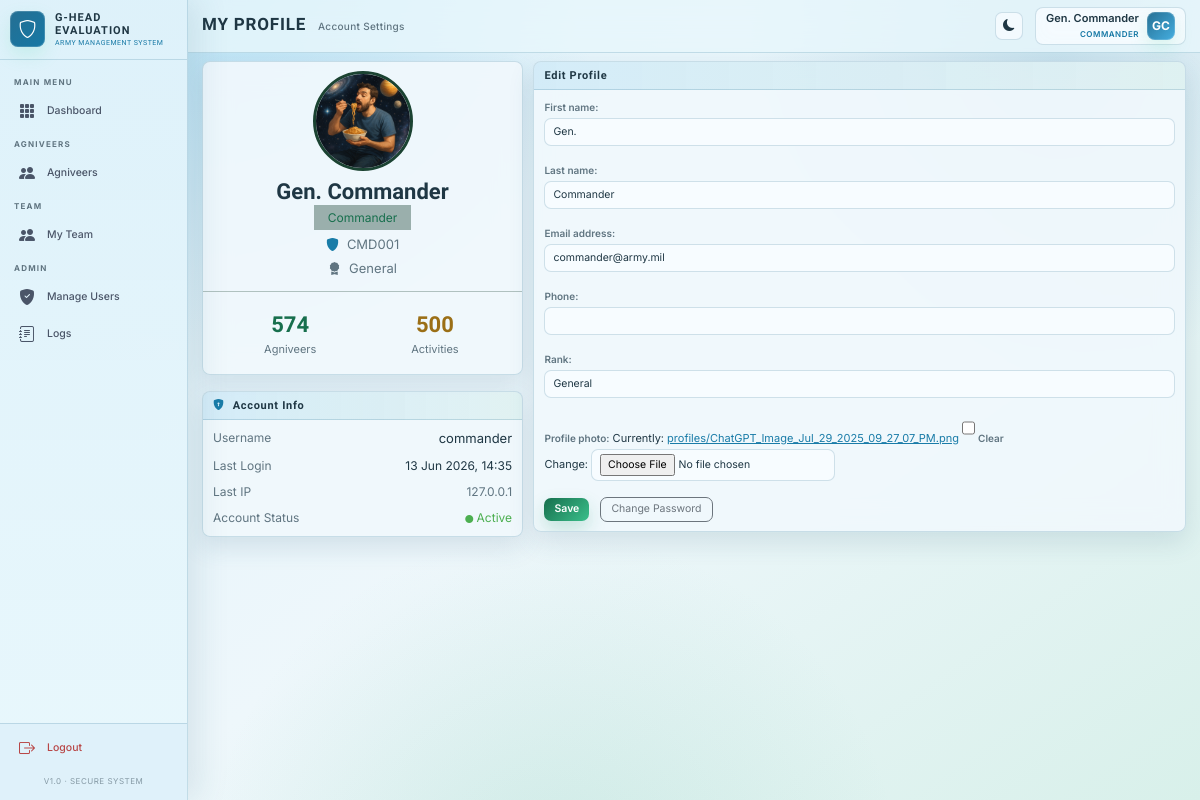
The app's page /accounts/profile/ (signed in), older data.
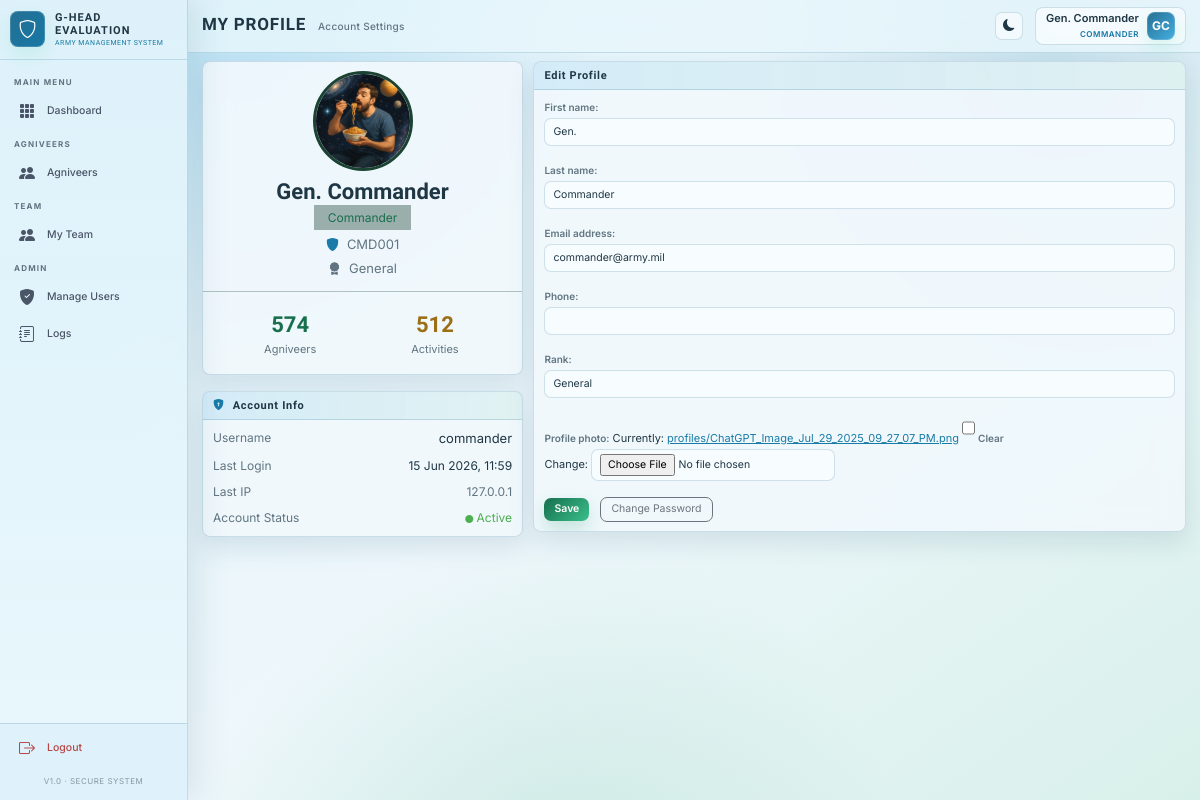
The same page, newer data.
### accounts/models.py (models this page shows, shortened)
class CustomUser(AbstractUser):
    ROLE_COMMANDER = 'commander'
    ROLE_G_HEAD = 'g_head'
    ROLE_DEPT_A = 'dept_a'
    ROLE_DEPT_B = 'dept_b'
    ROLE_DEPT_C = 'dept_c'
    ROLE_DEPT_D = 'dept_d'
    ROLE_TRAINER_NCO = 'trainer_nco'
    ROLE_TRAINER_JCO = 'trainer_jco'
    ROLE_TRAINER_OFFICER = 'trainer_officer'
    ROLE_REGISTRATION = 'registration'
    BATTALION_1TB = '1TB'
    BATTALION_2TB = '2TB'
    BATTALION_STB = 'STB'
    BATTALION_CHOICES = [
        (BATTALION_1TB, '1st Battalion (1TB)'),
        (BATTALION_2TB, '2nd Battalion (2TB)'),
        (BATTALION_STB, 'Special Training Battalion (STB)'),
    ]
    TTS_TRADE_DMV = 'DMV'
    TTS_TRADE_OPEM = 'OPEM'
    TTS_TRADE_OTHER = 'OTHER'
    TTS_TRADE_CHOICES = [
        (TTS_TRADE_DMV, 'DMV'),
        (TTS_TRADE_OPEM, 'OPEM'),
        (TTS_TRADE_OTHER, 'Other Trades'),
    ]
    ROLE_CHOICES = [
        (ROLE_COMMANDER, 'Commander'),
        (ROLE_G_HEAD, 'G Department Head'),
        (ROLE_DEPT_A, 'Battalion'),
        (ROLE_DEPT_B, 'TTS'),
        (ROLE_DEPT_C, 'CS'),
        (ROLE_DEPT_D, 'Clerk'),
        (ROLE_TRAINER_NCO, 'Trainer - NCO'),
        (ROLE_TRAINER_JCO, 'Trainer - JCO'),
        (ROLE_TRAINER_OFFICER, 'Trainer - Officer'),
        (ROLE_REGISTRATION, 'Registration Office'),
    ]
    DEPARTMENT_CHOICES = [
        ('A', 'Battalion'),
        ('B', 'TTS'),
        ('C', 'CS'),
        ('D', 'Clerk'),
    ]
    PLATOON_CHOICES = [
        ('P1', 'P1'),
        ('P2', 'P2'),
        ('P3', 'P3'),
        ('P4', 'P4'),
        ('P5', 'P5'),
        ('P6', 'P6'),
        ('P7', 'P7'),
        ('P8', 'P8'),
        ('P9', 'P9'),
    ]
    COMPANY_CHOICES = [
        ('Company A', 'Company A'),
        ('Company B', 'Company B'),
        ('Company C', 'Company C'),
        ('Company D', 'Company D'),
        ('Company E', 'Company E'),
        ('Company F', 'Company F'),
        ('Company G', 'Company G'),
        ('Company H', 'Company H'),
        ('Company I', 'Company I'),
    ]
    role = models.CharField(max_length=20, choices=ROLE_CHOICES, default=ROLE_TRAINER_NCO)
    department = models.CharField(max_length=1, choices=DEPARTMENT_CHOICES, blank=True, null=True)
    battalion_unit = models.CharField(max_length=10, choices=BATTALION_CHOICES, blank=True, null=True)
    tts_trade = models.CharField(max_length=10, choices=TTS_TRADE_CHOICES, blank=True, null=True)
    company = models.CharField(max_length=20, choices=COMPANY_CHOICES, blank=True, null=True)
    platoon = models.CharField(max_length=10, choices=PLATOON_CHOICES, blank=True, null=True)
    phone = models.CharField(max_length=15, blank=True, null=True)
    service_number = models.CharField(max_length=30, unique=True, blank=True, null=True)
    rank = models.CharField(max_length=50, blank=True, null=True)
    profile_photo = models.ImageField(upload_to='profiles/', blank=True, null=True)
    is_active = models.BooleanField(default=True)
    created_by = models.ForeignKey(
        'self', on_delete=models.SET_NULL, null=True, blank=True, related_name='created_users'
    )
    last_login_ip = models.GenericIPAddressField(null=True, blank=True)
    login_attempts = models.IntegerField(default=0)
    locked_until = models.DateTimeField(null=True, blank=True)
    created_at = models.DateTimeField(auto_now_add=True)
    updated_at = models.DateTimeField(auto_now=True)
    class Meta:
        verbose_name = 'User'
        verbose_name_plural = 'Users'
        ordering = ['-created_at']
    @property
    def is_commander(self):
        return self.role == self.ROLE_COMMANDER
    @property
    def is_g_head(self):
        return self.role == self.ROLE_G_HEAD
    @property
    def is_department(self):
        return self.role in [self.ROLE_DEPT_A, self.ROLE_DEPT_B, self.ROLE_DEPT_C, self.ROLE_DEPT_D]
    @property
    def is_registration_office(self):
        return self.role == self.ROLE_REGISTRATION

### accounts/views.py (the view, shortened to what this page needs)
# urls.py: path('profile/', views.ProfileView.as_view(), name='profile'),
class ProfileView(LoginRequiredMixin, View):
    template_name = 'accounts/profile.html'
    def get(self, request):
        form = ProfileUpdateForm(instance=request.user)
        context = {'form': form}
        agn_id = request.GET.get('agniveer')
        if agn_id:
            return render(request, 'core/agniveer_profile.html', context)
        return render(request, self.template_name, context)

### accounts/forms.py
class ProfileUpdateForm(forms.ModelForm):
    class Meta:
        model = CustomUser
        fields = ['first_name', 'last_name', 'email', 'phone', 'rank', 'profile_photo']
        widgets = {
            'first_name': forms.TextInput(attrs={'class': 'form-control'}),
            'last_name': forms.TextInput(attrs={'class': 'form-control'}),
            'email': forms.EmailInput(attrs={'class': 'form-control'}),
            'phone': forms.TextInput(attrs={'class': 'form-control'}),
            'rank': forms.TextInput(attrs={'class': 'form-control'}),
        }

### core/context_processors.py (called while the page is built)
def global_context(request):
    if not request.user.is_authenticated:
        return {}
    user = request.user
    context = {
        'user_role': user.role,
        'is_commander': user.is_commander,
        'is_g_head': user.is_g_head,
        'is_department': user.is_department,
        'is_registration_office': user.is_registration_office,
    }
    try:
        if user.is_commander or user.is_g_head or user.is_department or user.is_registration_office:
            context['total_agniveers'] = Agniveer.objects.count()
        else:
            context['total_agniveers'] = 0
    except Exception:
        context['total_agniveers'] = 0
    return context

### templates/accounts/profile.html (shortened to what this page needs)
{% extends 'base.html' %}
{% load custom_filters %}
{% block page_title %}My Profile{% endblock %}
{% block page_subtitle %}Account Settings{% endblock %}
{% block content %}
<div class="row g-3">
  <div class="col-xl-4">
    <div class="army-card">
      <div class="army-card-body text-center" style="padding:32px 20px;">
        {% if user.profile_photo %}
        <img src="{{ user.profile_photo.url }}" alt="Profile" class="rounded-circle mb-3"
          style="width:100px;height:100px;object-fit:cover;border:3px solid #1B4332;">
        {% endif %}
        <h5 style="font-family:Rajdhani,sans-serif;font-weight:700;font-size:22px;color:#E0E6F0;margin-bottom:4px;">
          {{ user.get_full_name|default:user.username }}
        </h5>
        <div class="mb-3">
          <span class="role-badge" style="background:rgba(27,67,50,0.4);color:#52B788;font-size:12px;padding:5px 14px;">
            {{ user.get_role_display }}
          </span>
        </div>
        {% if user.service_number %}
        <div style="font-size:13px;color:#8B9BB4;margin-bottom:4px;">
          <i class="bi bi-shield-fill me-2 text-army"></i>{{ user.service_number }}
        </div>
        {% endif %}
        {% if user.rank %}
        <div style="font-size:13px;color:#8B9BB4;margin-bottom:4px;">
          <i class="bi bi-award-fill me-2 text-gold"></i>{{ user.rank }}
        </div>
        {% endif %}
      </div>
      <div style="padding:16px 20px;border-top:1px solid rgba(27,67,50,0.3);">
        <div class="row text-center g-2">
          <div class="col-6">
            <div style="font-family:Rajdhani,sans-serif;font-size:22px;font-weight:700;color:#52B788;">
              {{ total_agniveers|default:0 }}
            </div>
            <div style="font-size:11px;color:#8B9BB4;">Agniveers</div>
          </div>
          <div class="col-6">
            <div style="font-family:Rajdhani,sans-serif;font-size:22px;font-weight:700;color:#D4A017;">
              {{ user.activity_logs.count }}
            </div>
            <div style="font-size:11px;color:#8B9BB4;">Activities</div>
          </div>
        </div>
      </div>
    </div>
    <div class="army-card mt-3">
      <div class="army-card-header">
        <h6 class="army-card-title"><i class="bi bi-shield-lock-fill text-army"></i> Account Info</h6>
      </div>
      <div class="army-card-body">
        <div class="d-flex justify-content-between mb-2">
          <span style="font-size:12px;color:#8B9BB4;">Username</span>
          <span style="font-size:13px;color:#E0E6F0;">{{ user.username }}</span>
        </div>
        <div class="d-flex justify-content-between mb-2">
          <span style="font-size:12px;color:#8B9BB4;">Last Login</span>
          <span style="font-size:12px;color:#E0E6F0;">{{ user.last_login|date:"d M Y, H:i"|default:"—" }}</span>
        </div>
        <div class="d-flex justify-content-between mb-2">
          <span style="font-size:12px;color:#8B9BB4;">Last IP</span>
          <span style="font-size:12px;color:#8B9BB4;">{{ user.last_login_ip|default:"—" }}</span>
        </div>
        <div class="d-flex justify-content-between">
          <span style="font-size:12px;color:#8B9BB4;">Account Status</span>
          <span style="color:#4CAF50;font-size:12px;">
            <i class="bi bi-circle-fill" style="font-size:8px;"></i> Active
          </span>
        </div>
      </div>
    </div>
  </div>
  <div class="col-xl-8">
    <div class="army-card">
      <div class="army-card-header"><h6 class="army-card-title">Edit Profile</h6></div>
      <div class="army-card-body">
        <form method="post" enctype="multipart/form-data">
          {{ form.as_p }}
          <div class="mt-2">
            <button class="btn btn-army" type="submit">Save</button>
            {% if request.user.is_commander %}
            <a href="{% url 'accounts:password_change' %}" class="btn btn-outline-secondary ms-2">Change Password</a>
            {% endif %}
          </div>
        </form>
      </div>
    </div>
  </div>
</div>
{% endblock %}

### templates/base.html (shortened to what this page needs)
{% load static %}
<!DOCTYPE html>
<html lang="en" data-bs-theme="light">
<head>
  <link href="https://cdn.jsdelivr.net/npm/bootstrap@5.3.3/dist/css/bootstrap.min.css" rel="stylesheet" />
  <link href="https://cdn.jsdelivr.net/npm/bootstrap-icons@1.11.3/font/bootstrap-icons.css" rel="stylesheet" />
  <link href="{% static 'css/portal-ui.css' %}" rel="stylesheet" />
</head>
<body class="{% block body_class %}{% endblock %}">
  <aside class="sidebar" id="sidebar">
    <div class="sidebar-brand">
      <div class="sidebar-brand-icon">
        <i class="bi bi-shield"></i>
      </div>
      <div class="sidebar-brand-text">
        G-Head Evaluation
        <span>Army Management System</span>
      </div>
    </div>
    {% if user.is_authenticated %}
    <nav class="sidebar-nav">
      <div class="nav-section-label">Main Menu</div>
      <a href="{% url 'core:dashboard' %}"
        class="sidebar-link {% if request.resolver_match.url_name == 'dashboard' %}active{% endif %}">
        <i class="bi bi-grid-3x3-gap-fill"></i> Dashboard
      </a>
      <div class="nav-section-label">Agniveers</div>
      <a href="{% url 'departments:agniveer_list' %}"
        class="sidebar-link {% if 'agniveer' in request.path %}active{% endif %}">
        <i class="bi bi-people-fill"></i> Agniveers
      </a>
      {% if is_department_head or is_commander or is_g_head %}
      <div class="nav-section-label">Team</div>
      <a href="{% url 'accounts:my_team' %}" class="sidebar-link {% if 'my-team' in request.path %}active{% endif %}">
        <i class="bi bi-people-fill"></i> My Team
      </a>
      {% endif %}
      {% if is_commander or is_g_head or is_department_head %}
      <div class="nav-section-label">Admin</div>
      {% if is_commander or is_g_head %}
      <a href="{% url 'accounts:user_list' %}" class="sidebar-link {% if 'users' in request.path %}active{% endif %}">
        <i class="bi bi-shield-fill-check"></i> Manage Users
      </a>
      {% endif %}
      <a href="{% url 'logs:activity_log' %}" class="sidebar-link {% if 'logs' in request.path %}active{% endif %}">
        <i class="bi bi-journal-text"></i> Logs
      </a>
      {% endif %}
    </nav>
    <div class="sidebar-footer">
      <a href="{% url 'accounts:logout' %}" class="sidebar-link" style="color:#EF5350; padding: 8px 18px;">
        <i class="bi bi-box-arrow-right"></i> Logout
      </a>
      <div
        style="padding: 8px 0; font-size: 8px; color:var(--text-muted); text-align:center; opacity: 0.7; letter-spacing: 0.5px; text-transform: uppercase;">
        v1.0 · Secure System
      </div>
    </div>
    {% endif %}
  </aside>
  <div class="main-wrapper">
    <div class="page-header">
      <div class="page-header-left">
        <h1 class="page-title">{% block page_title %}{% endblock %}</h1>
        <div class="page-subtitle">{% block page_subtitle %}{% endblock %}</div>
      </div>
      <div class="page-header-right">
        <button id="themeToggle" class="theme-toggle" title="Toggle Light/Dark Mode">
        </button>
        {% if user.is_authenticated %}
        <a href="{% url 'accounts:profile' %}" class="user-profile-card">
          <div class="user-profile-info">
            <div class="user-profile-name">
              {% if user.first_name %}{{ user.first_name }} {{ user.last_name }}{% else %}{{ user.username }}{% endif %}
            </div>
            <div class="user-profile-role">
              {{ user.get_role_display }}
            </div>
          </div>
          <div class="user-profile-avatar">
            {{ user.first_name.0|upper }}{{ user.last_name.0|upper }}
          </div>
        </a>
        {% endif %}
      </div>
    </div>
    <div class="content-area portal-surface" id="portalSurface">
      {% block content %}{% endblock %}
    </div>
  </div>
</body>
</html>

Row changes from the older to the newer data that the page shows:
changed CustomUser "Gen. Commander": activity_logs.count "500" → "512"; last_login "13 Jun 2026, 14:35" → "15 Jun 2026, 11:59"
